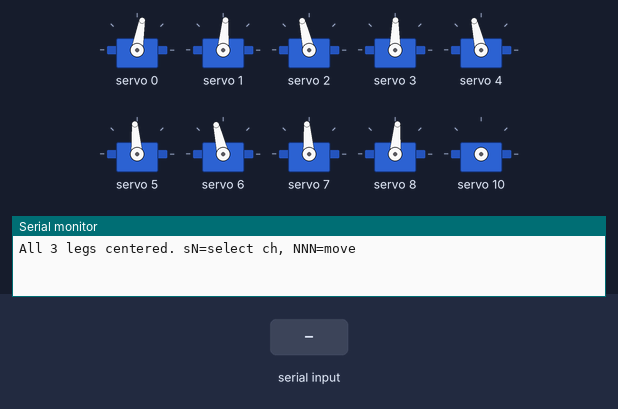
The sketch below on a simulated Arduino Uno, built with avr-gcc and run on an emulated ATmega328P. Shown: 10 × servo, the last lines printed to the serial monitor. The inputs (shaded band) are chosen by the test bench.

Above: at 2.2 s.
2.3 s: "200\n" received over Serial
At 2.46 s:
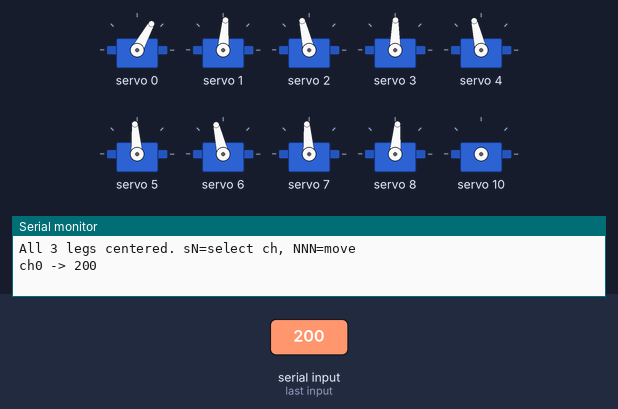
At 3.8 s:
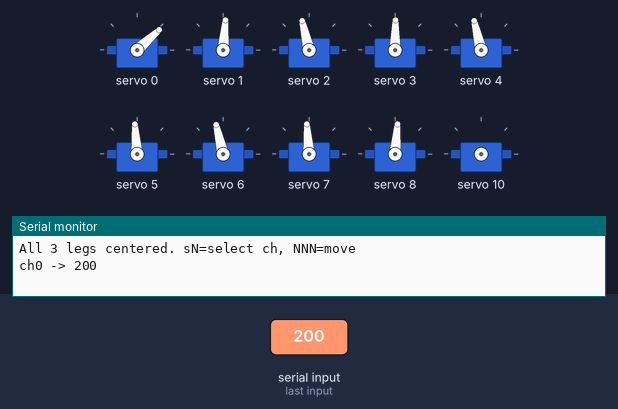
4.1 s: "s90\n" received over Serial
5.6 s: "200\n" received over Serial
At 6.9 s:
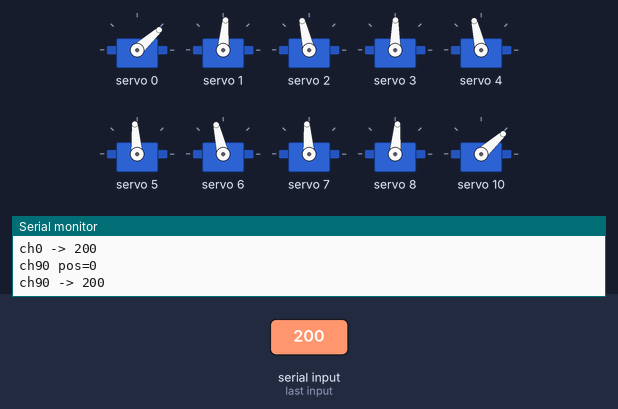
Timing chart, 0 to 8.6 s (numbered marks = the images above; inputs shaded):
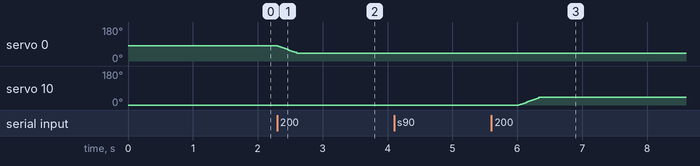

Measured:
- after the input at 2.3 s, servo 0: moves from 80° to 42° over 0.29 s, starting at once
- after the input at 5.6 s, servo 10: moves from 0° to 42° over 0.33 s, starting after 0.43 s

The sketch:

0128hexapod.ino
```cpp
// Interactive servo controller - PCA 0x40
// All 3 legs center on boot
// Commands: sN = select channel, NNN = move to pulse (100-480)

#include <Wire.h>
#include <Adafruit_PWMServoDriver.h>

Adafruit_PWMServoDriver pca1 = Adafruit_PWMServoDriver(0x40);

#define SERVO_FREQ 50

// Calibrated centers
#define CH0_CENTER 280  // L1 Coxa
#define CH1_CENTER 290  // L1 Femur
#define CH2_CENTER 330  // L1 Tibia
#define CH3_CENTER 300  // L2 Coxa
#define CH4_CENTER 330  // L2 Femur
#define CH5_CENTER 310  // L2 Tibia
#define CH6_CENTER 330  // L3 Coxa
#define CH7_CENTER 310  // L3 Femur
#define CH8_CENTER 290  // L3 Tibia

int chPos[16];
int activeCh = 0;

void slowMove(int ch, int target) {
  if (target < 100) target = 100;
  if (target > 480) target = 480;
  int step = (target > chPos[ch]) ? 1 : -1;
  while (chPos[ch] != target) {
    chPos[ch] += step;
    pca1.setPWM(ch, 0, chPos[ch]);
    delay(3);
  }
}

void setup() {
  Serial.begin(9600);
  delay(1000);
  pca1.begin();
  pca1.setPWMFreq(SERVO_FREQ);
  delay(10);

  // Center all 3 legs
  chPos[0] = CH0_CENTER; pca1.setPWM(0, 0, CH0_CENTER);
  chPos[1] = CH1_CENTER; pca1.setPWM(1, 0, CH1_CENTER);
  chPos[2] = CH2_CENTER; pca1.setPWM(2, 0, CH2_CENTER);
  chPos[3] = CH3_CENTER; pca1.setPWM(3, 0, CH3_CENTER);
  chPos[4] = CH4_CENTER; pca1.setPWM(4, 0, CH4_CENTER);
  chPos[5] = CH5_CENTER; pca1.setPWM(5, 0, CH5_CENTER);
  chPos[6] = CH6_CENTER; pca1.setPWM(6, 0, CH6_CENTER);
  chPos[7] = CH7_CENTER; pca1.setPWM(7, 0, CH7_CENTER);
  chPos[8] = CH8_CENTER; pca1.setPWM(8, 0, CH8_CENTER);

  for (int i = 9; i < 16; i++) chPos[i] = 280;

  Serial.println("All 3 legs centered. sN=select ch, NNN=move");
}

void loop() {
  if (Serial.available()) {
    String input = Serial.readStringUntil('\n');
    input.trim();
    if (input.startsWith("s")) {
      activeCh = input.substring(1).toInt();
      Serial.print("ch"); Serial.print(activeCh);
      Serial.print(" pos="); Serial.println(chPos[activeCh]);
    } else {
      int val = input.toInt();
      if (val >= 100 && val <= 480) {
        Serial.print("ch"); Serial.print(activeCh);
        Serial.print(" -> "); Serial.println(val);
        slowMove(activeCh, val);
      }
    }
  }
}
```
